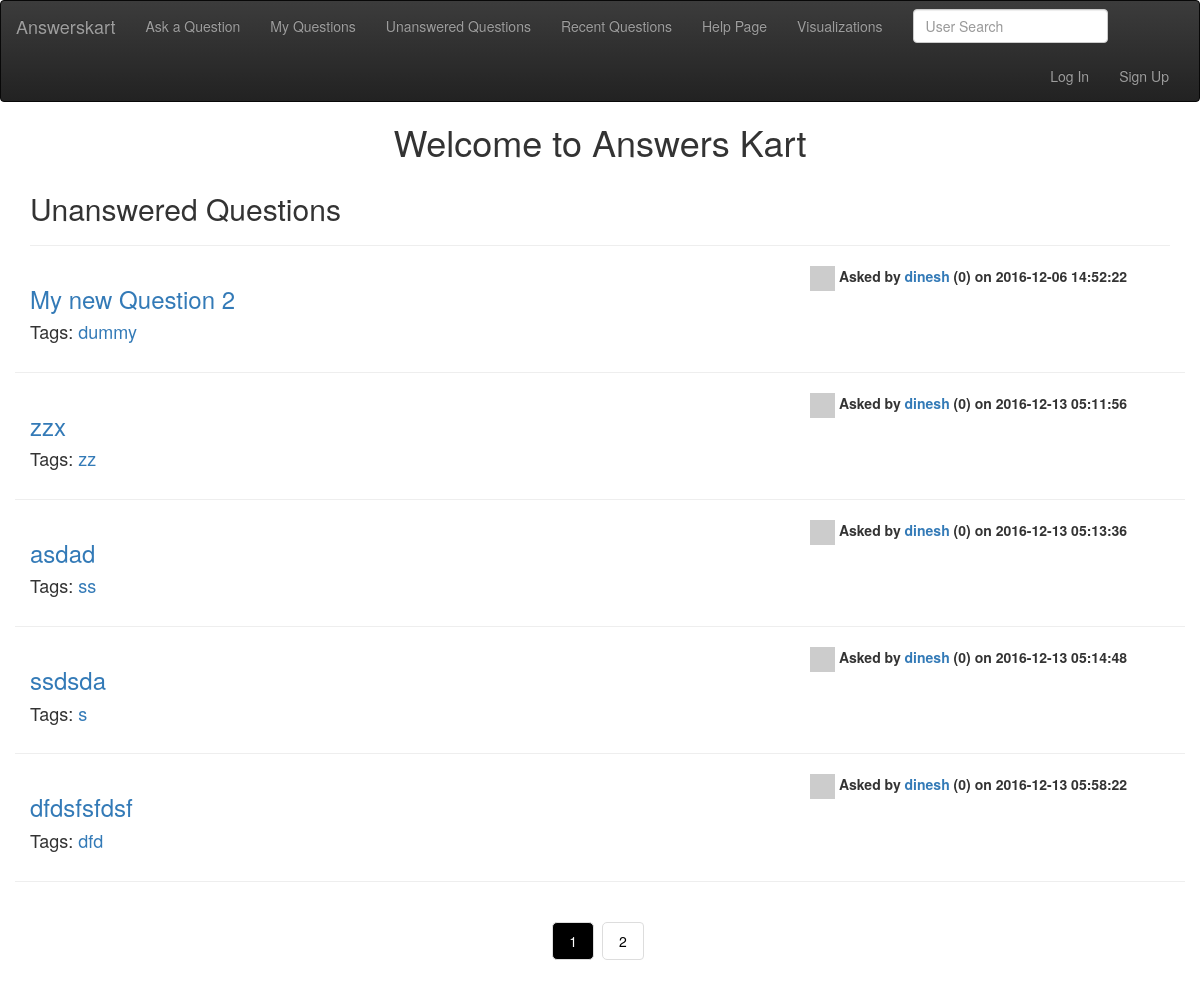
/unanswered_questions.php, run on the app's committed database.
### tables this page shows
CREATE TABLE `questions_table` (
  `question_id` int(11) NOT NULL,
  `user_id` int(11) NOT NULL,
  `title` longtext NOT NULL,
  `content` longtext NOT NULL,
  `created_at` timestamp NOT NULL DEFAULT CURRENT_TIMESTAMP,
  `ques_votecount` int(11) NOT NULL,
  `freeze` int(255) NOT NULL DEFAULT '0',
  `tags` varchar(255) NOT NULL
);

### unanswered_questions.php (the view, shortened to what this page needs)
<?php include "session.php"; ?>
<?php include "header.php"; ?>
<?php include "navbar.php"; ?>
<?php include "scripts.php"; ?>
<h1 align="center">Welcome to Answers Kart</h1>
<div class="container">
	<div class="row">
		<div class="col-md-12">
			<h2>Unanswered Questions</h2><hr/>
			<?php
				$query = "SELECT title,admin,questions_table.created_at,questions_table.question_id from questions_table LEFT JOIN answers_table ON questions_table.question_id=answers_table.question_id JOIN login_details ON login_details.user_id=questions_table.user_id WHERE questions_table.question_id NOT IN (SELECT question_id from answers_table)";
				$result = mysqli_query($connection,$query) or die("Failed to query database".mysql_error());
				$count=$result->num_rows;
				$totalpages=ceil($count/5);
				$startArticle = ($_GET['page'] - 1) * 5;
				$pagination="SELECT questions_table.user_id as quser,title,tags,admin,emailid,checkgit,questions_table.created_at,questions_table.question_id from questions_table LEFT JOIN answers_table ON questions_table.question_id=answers_table.question_id JOIN login_details ON login_details.user_id=questions_table.user_id WHERE questions_table.question_id NOT IN (SELECT question_id from answers_table) limit ".$startArticle.','.'5';
				$page_result = mysqli_query($connection,$pagination) or die ("Failed to query database".mysql_error());
				while ($row = mysqli_fetch_array($page_result,MYSQLI_ASSOC)) {
					$question_id=htmlentities($row['question_id']);
			?>
			<div class="row">
				<div class="col-md-8">
					<h3><p><a href='single_question.php?ques_id=<?php echo $question_id;?>&page=1'><?php echo htmlentities($row['title']);?></a></p></h3>
					<h4>Tags:
				 <?php
					$onetag=explode(" ",$row['tags']);
					foreach ($onetag as $value) {?>
						<a href="tagspage.php?name=<?php echo $value;?>">
						<?php
					 echo "$value";?> </a><?php
					}
				?>
				</h4>
				</div>
				<div class="col-md-4">
							<p>
								<a href="ProfilePage.php?name=<?php echo trim($row['admin']);?>&page=1">
									<?php
              if($row["checkgit"]==1)
              {
                echo "<img width='25' height='25' alt='abc' src='https://github.com/".$row['admin'].".png' />";
              }
              else
              {
                $grav_url = "https://www.gravatar.com/avatar/" . md5( strtolower( trim( $row['emailid'] ) ) ) . "?d=" . urlencode( 'https://s24.postimg.org/a4bwqzpgl/default.png' );
              $source = "./images/".$row['admin'];
              $source = trim($source);
              if(file_exists($source))
              {
                 ?>
                  <img width='25' height='25' alt='abc' src='./images/<?php echo $row['admin']; ?>' />
                <?php
              }
              else
              {
                 ?>
                  <img width='25' height='25' alt='abc' src='<?php echo $grav_url; ?>' / >
                <?php
              }
              }
              ?>
								</a>
								<b><?php echo "Asked by ";?><a href="ProfilePage.php?name=<?php echo trim($row['admin']);?>&page=1"> <?php echo htmlentities($row['admin']) ?></a>
									<?php
										echo '(',scores($row['quser']),')'," on ".htmlentities($row['created_at'])."<br />"?>
								</b>
							</p>
				</div>
				<div class="col-md-12">
				<div class="row"><hr/></div>
				</div>
			</div>
				<?php }
					?>
					<center><ul class="pagination">
					<?php
					foreach (range(1,$totalpages) as $page){
						if($page == $_GET['page']){
        					echo '<li><a class="active"><span class="currentpage">' . $page . '</span></a></li>';
    					}else if($page ==1 || $page ==$totalpages ||($page >= $_GET['page'] -2 && $page <= $_GET['page']+2)){
							 echo '<li><a href="?page=' . $page . '">' . $page . '</a></li>';
						}
					}
				?>
<?php include "footer.php"; ?>

### session.php (shortened to what this page needs)
<?php
	function scores($user){
		$connection = mysqli_connect("localhost","admin","M0n@rch$","answerskart") or die("Connection Failed");
		$query="SELECT SUM(ques_votecount) from questions_table  WHERE user_id ='$user' GROUP BY user_id";
		$result = mysqli_query($connection,$query) or die("Failed to query database".mysql_error());
		$row=mysqli_fetch_array($result,MYSQLI_ASSOC);
		echo $row['SUM(ques_votecount)'];
	}
?>

### loginstyle.css (style rules this page uses)
ul.pagination li { display: inline; }
ul.pagination li a { border-radius: 5px; margin: 0 4px; color: black; float: left; padding: 8px 16px; text-decoration: none; transition: background-color .3s; }
ul.pagination li a.active { border-radius: 5px; background-color: black; color: white; }

### data on the page
questions_table: title "My new Question 2", tags "dummy", user.admin "dinesh", SUM "0", created_at "2016-12-06 14:52:22"
questions_table: title "zzx", tags "zz", user.admin "dinesh", SUM "0", created_at "2016-12-13 05:11:56"
questions_table: title "asdad", tags "ss", user.admin "dinesh", SUM "0", created_at "2016-12-13 05:13:36"
questions_table: title "ssdsda", tags "s", user.admin "dinesh", SUM "0", created_at "2016-12-13 05:14:48"
questions_table: title "dfdsfsfdsf", tags "dfd", user.admin "dinesh", SUM "0", created_at "2016-12-13 05:58:22"

### other printed values
$page "1"
$page "2"
